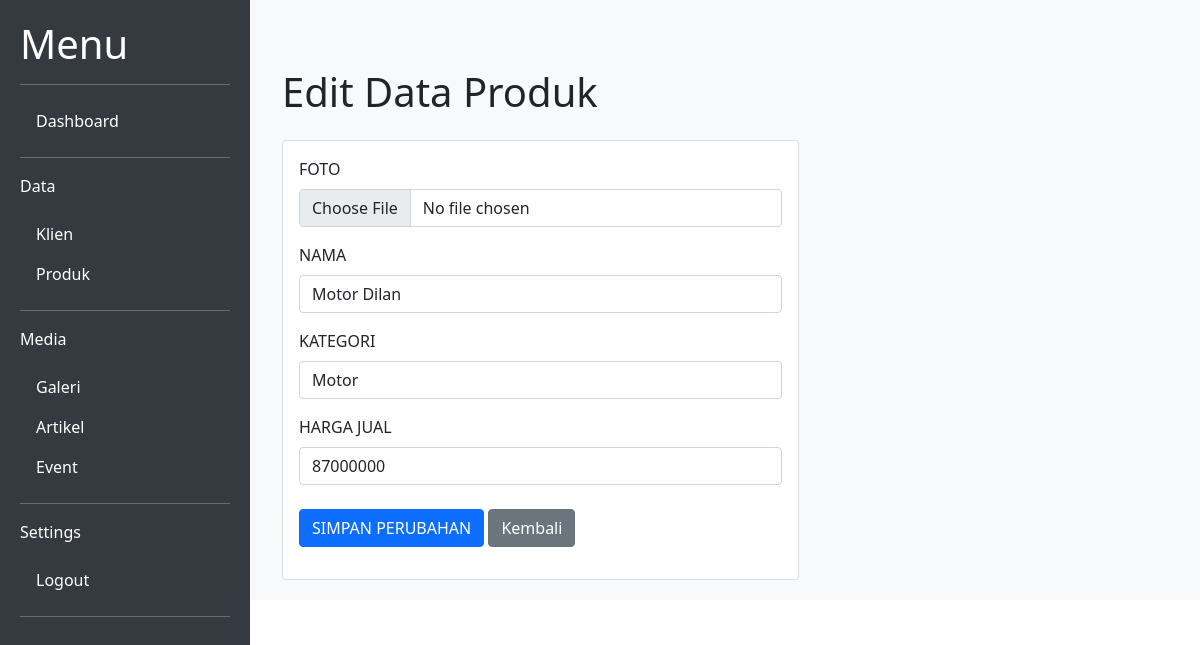
Screenshot of /produk-edit.php?id_produk=2 with the database file from the repository.
### tables this page shows
CREATE TABLE `produk` (
  `id_produk` int(5) NOT NULL,
  `foto_produk` varchar(255) NOT NULL,
  `nama_produk` varchar(255) NOT NULL,
  `kategori` varchar(255) NOT NULL,
  `harga_jual` int(15) NOT NULL
);

### produk-edit.php (the view, shortened to what this page needs)
<?php
include 'sidebar.php';
include 'proses/connect.php';
$id = $_GET['id_produk'];
$produk = mysqli_query($conn, "SELECT * FROM produk WHERE id_produk='$id'");
$row = mysqli_fetch_array($produk);
?>
<body>
   <div class="content bg-light">
      <div class="container mt-5">
         <div class="row mb-3">
            <div class="col">
               <h1>Edit Data Produk</h1>
            </div>
         </div>
         <div class="card col-7">
            <div class="card-body">
               <form class="form-group" action="proses/produk-edit-proses.php" method="post" enctype="multipart/form-data">
                  <div class="mb-3">
                     <label for="foto" class="form-label">FOTO</label>
                     <input class="form-control" type="file" name="foto">
                  </div>
                  <div class="mb-3">
                     <label for="nama" class="form-label">NAMA</label>
                     <input class="form-control" type="text" value="<?php echo $row['nama_produk']; ?>" name="nama">
                  </div>
                  <div class="mb-3">
                     <label for="kategori" class="form-label">KATEGORI</label>
                     <input class="form-control" type="text" value="<?php echo $row['kategori']; ?>" name="kategori">
                  </div>
                  <div class="mb-3">
                     <label for="hargajual" class="form-label">HARGA JUAL</label>
                     <input class="form-control" type="text" value="<?php echo $row['harga_jual']; ?>" name="hargajual">
                  </div>
                  <div class="mb-3">
                     <button class="btn btn-primary mt-2" type="submit" value="simpan">SIMPAN PERUBAHAN</button>
                     <a href="produk.php" class="btn btn-secondary mt-2" role="button">Kembali</a>
                  </div>
               </form>
            </div>
         </div>
      </div>
   </div>
</body>

### sidebar.php (style rules this page uses)
.content { flex: 1; padding: 20px; margin-left: 250px; }

### rows the page displays
produk: nama "Motor Dilan", kategori "Motor", hargajual "87000000"
